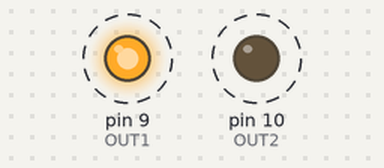
Simulated run of this sketch. Board: Arduino Uno, built with avr-gcc and run on an emulated ATmega328P. Parts: output pins drawn as LEDs (lit = HIGH). Dashed ring = blinking. Pins used as bus, display or sensor lines are not drawn; what the sketch prints to the serial monitor is not drawn.

Above: at 0.2 s.
Timing chart, 0 to 3.0 s (numbered marks = the images above):
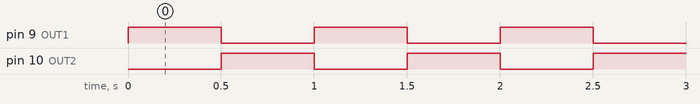

The sketch:

MODBUS-serial.ino
```cpp
#define IN1 0
#define IN2 1
#define OUT1 9
#define OUT2 10
#define OE 8

void setup() {
  pinMode(OUT1, OUTPUT);
  pinMode(OUT2, OUTPUT);
  digitalWrite (OUT1, LOW);
  digitalWrite (OUT2, LOW);

  pinMode(OE, OUTPUT);
  digitalWrite (OE, HIGH);

  pinMode(IN1, INPUT);
  pinMode(IN2, INPUT);

  Serial.begin(9600);
}


void loop() {
  int INP1 = digitalRead(IN1);
  int INP2 = digitalRead(IN2);

  digitalWrite (OUT1, HIGH);
  digitalWrite (OUT2, LOW);
  Serial.print(INP1);
  Serial.print("--");
  Serial.print(INP2);
  Serial.print("--TEST !");
  delay(500);

  digitalWrite (OUT1, LOW);
  digitalWrite (OUT2, HIGH);
  Serial.print(INP1);
  Serial.print("--");
  Serial.print(INP2);
  Serial.print("--TEST !");
  delay(500);

}
```

Measured:
- by itself, pin 9 (OUT1), pin 10 (OUT2): alternates HIGH for 0.50 s and LOW for 0.50 s
